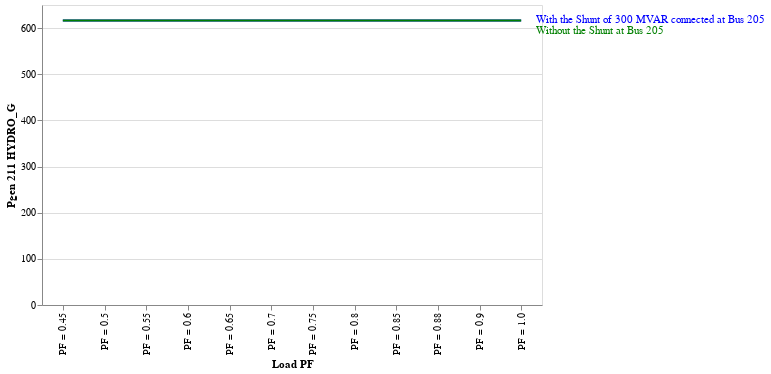

Write notebook code for a chart like this one.
### Code cell
function_plot('Pgen 211 HYDRO_G_x','Pgen 211 HYDRO_G_x','Pgen 211 HYDRO_G')

### Figure 1 — Vega-Lite specification as saved in the notebook (floating-point values rounded to 4 significant figures)
{"config": {"view": {"continuousWidth": 300, "continuousHeight": 300}}, "layer": [{"mark": {"type": "line", "color": "blue"}, "encoding": {"x": {"field": "load_PF", "title": "Load PF", "type": "nominal"}, "y": {"field": "Pgen 211 HYDRO_G_x", "title": "Pgen 211 HYDRO_G", "type": "quantitative"}}}, {"mark": {"type": "text", "align": "left", "color": "blue", "dx": 15, "dy": -1}, "encoding": {"text": {"condition": {"test": "(datum.load_PF === 'PF = 1.0')", "value": "With the Shunt of 300 MVAR connected at Bus 205"}, "value": ""}, "x": {"field": "load_PF", "title": "Load PF", "type": "nominal"}, "y": {"field": "Pgen 211 HYDRO_G_x", "title": "Pgen 211 HYDRO_G", "type": "quantitative"}}}, {"layer": [{"mark": {"type": "line", "color": "green"}, "encoding": {"x": {"field": "load_PF", "title": "Load PF", "type": "nominal"}, "y": {"field": "Pgen 211 HYDRO_G_x", "title": "Pgen 211 HYDRO_G", "type": "quantitative"}}}, {"mark": {"type": "text", "align": "left", "color": "green", "dx": 15, "dy": 10}, "encoding": {"text": {"condition": {"test": "(datum.load_PF === 'PF = 1.0')", "value": "Without the Shunt at Bus 205"}, "value": ""}, "x": {"field": "load_PF", "title": "Load PF", "type": "nominal"}, "y": {"field": "Pgen 211 HYDRO_G_x", "title": "Pgen 211 HYDRO_G", "type": "quantitative"}}}]}], "data": {"name": "data-5b2813c09dcc29f8c5754bcd1bad10f1"}, "width": 500, "$schema": "https://vega.github.io/schema/vega-lite/v5.20.1.json", "datasets": {"data-5b2813c09dcc29f8c5754bcd1bad10f1": [{"load_PF": "PF = 0.45", "Bus Voltage_x": 0.88, "Maximum Incremental Transfer_x": 500, "Load Pmax_x": 520.0, "Load Qmax_x": 1032.0, "Pgen 206 URBGEN_x": 137.0, "Qgen 206 URBGEN_x": 600.0, "Pgen 211 HYDRO_G_x": 616.2, "Qgen 211 HYDRO_G_x": 396.1, "Bus Voltage_y": 0.84, "Maximum Incremental Transfer_y": 400, "Load Pmax_y": 420.0, "Load Qmax_y": 833.5, "Pgen 206 URBGEN_y": 39.85, "Qgen 206 URBGEN_y": 600.0, "Pgen 211 HYDRO_G_y": 616.2, "Qgen 211 HYDRO_G_y": 400.0}, {"load_PF": "PF = 0.5", "Bus Voltage_x": 0.88, "Maximum Incremental Transfer_x": 570, "Load Pmax_x": 590.0, "Load Qmax_x": 1022.0, "Pgen 206 URBGEN_x": 205.5, "Qgen 206 URBGEN_x": 600.0, "Pgen 211 HYDRO_G_x": 616.2, "Qgen 211 HYDRO_G_x": 384.2, "Bus Voltage_y": 0.84, "Maximum Incremental Transfer_y": 460, "Load Pmax_y": 480.0, "Load Qmax_y": 831.4, "Pgen 206 URBGEN_y": 99.93, "Qgen 206 URBGEN_y": 600.0, "Pgen 211 HYDRO_G_y": 616.2, "Qgen 211 HYDRO_G_y": 400.0}, {"load_PF": "PF = 0.55", "Bus Voltage_x": 0.88, "Maximum Incremental Transfer_x": 650, "Load Pmax_x": 670.0, "Load Qmax_x": 1017.0, "Pgen 206 URBGEN_x": 284.3, "Qgen 206 URBGEN_x": 600.0, "Pgen 211 HYDRO_G_x": 616.2, "Qgen 211 HYDRO_G_x": 386.6, "Bus Voltage_y": 0.85, "Maximum Incremental Transfer_y": 520, "Load Pmax_y": 540.0, "Load Qmax_y": 819.7, "Pgen 206 URBGEN_y": 159.2, "Qgen 206 URBGEN_y": 600.0, "Pgen 211 HYDRO_G_y": 616.2, "Qgen 211 HYDRO_G_y": 400.0}, {"load_PF": "PF = 0.6", "Bus Voltage_x": 0.88, "Maximum Incremental Transfer_x": 740, "Load Pmax_x": 760.0, "Load Qmax_x": 1013.0, "Pgen 206 URBGEN_x": 378.9, "Qgen 206 URBGEN_x": 600.0, "Pgen 211 HYDRO_G_x": 616.2, "Qgen 211 HYDRO_G_x": 396.7, "Bus Voltage_y": 0.83, "Maximum Incremental Transfer_y": 600, "Load Pmax_y": 620.0, "Load Qmax_y": 826.5, "Pgen 206 URBGEN_y": 239.8, "Qgen 206 URBGEN_y": 600.0, "Pgen 211 HYDRO_G_y": 616.2, "Qgen 211 HYDRO_G_y": 400.0}, {"load_PF": "PF = 0.65", "Bus Voltage_x": 0.88, "Maximum Incremental Transfer_x": 830, "Load Pmax_x": 850.0, "Load Qmax_x": 993.6, "Pgen 206 URBGEN_x": 468.6, "Qgen 206 URBGEN_x": 600.0, "Pgen 211 HYDRO_G_x": 616.2, "Qgen 211 HYDRO_G_x": 381.9, "Bus Voltage_y": 0.84, "Maximum Incremental Transfer_y": 680, "Load Pmax_y": 700.0, "Load Qmax_y": 818.3, "Pgen 206 URBGEN_y": 319.1, "Qgen 206 URBGEN_y": 600.0, "Pgen 211 HYDRO_G_y": 616.2, "Qgen 211 HYDRO_G_y": 400.0}, {"load_PF": "PF = 0.7", "Bus Voltage_x": 0.88, "Maximum Incremental Transfer_x": 940, "Load Pmax_x": 960.0, "Load Qmax_x": 979.2, "Pgen 206 URBGEN_x": 576.3, "Qgen 206 URBGEN_x": 600.0, "Pgen 211 HYDRO_G_x": 616.2, "Qgen 211 HYDRO_G_x": 382.4, "Bus Voltage_y": 0.84, "Maximum Incremental Transfer_y": 770, "Load Pmax_y": 790.0, "Load Qmax_y": 805.8, "Pgen 206 URBGEN_y": 408.9, "Qgen 206 URBGEN_y": 600.0, "Pgen 211 HYDRO_G_y": 616.2, "Qgen 211 HYDRO_G_y": 400.0}, {"load_PF": "PF = 0.75", "Bus Voltage_x": 0.88, "Maximum Incremental Transfer_x": 1070, "Load Pmax_x": 1090.0, "Load Qmax_x": 960.8, "Pgen 206 URBGEN_x": 705.3, "Qgen 206 URBGEN_x": 600.0, "Pgen 211 HYDRO_G_x": 616.2, "Qgen 211 HYDRO_G_x": 395.2, "Bus Voltage_y": 0.85, "Maximum Incremental Transfer_y": 870, "Load Pmax_y": 890.0, "Load Qmax_y": 784.5, "Pgen 206 URBGEN_y": 508.9, "Qgen 206 URBGEN_y": 600.0, "Pgen 211 HYDRO_G_y": 616.2, "Qgen 211 HYDRO_G_y": 400.0}, {"load_PF": "PF = 0.8", "Bus Voltage_x": 0.88, "Maximum Incremental Transfer_x": 1210, "Load Pmax_x": 1230.0, "Load Qmax_x": 922.5, "Pgen 206 URBGEN_x": 855.0, "Qgen 206 URBGEN_x": 600.0, "Pgen 211 HYDRO_G_x": 616.2, "Qgen 211 HYDRO_G_x": 385.5, "Bus Voltage_y": 0.85, "Maximum Incremental Transfer_y": 1000, "Load Pmax_y": 1020.0, "Load Qmax_y": 765.0, "Pgen 206 URBGEN_y": 639.0, "Qgen 206 URBGEN_y": 600.0, "Pgen 211 HYDRO_G_y": 616.2, "Qgen 211 HYDRO_G_y": 400.0}, {"load_PF": "PF = 0.85", "Bus Voltage_x": 0.92, "Maximum Incremental Transfer_x": 1260, "Load Pmax_x": 1280.0, "Load Qmax_x": 793.0, "Pgen 206 URBGEN_x": 893.4, "Qgen 206 URBGEN_x": 600.0, "Pgen 211 HYDRO_G_x": 616.2, "Qgen 211 HYDRO_G_x": 171.6, "Bus Voltage_y": 0.86, "Maximum Incremental Transfer_y": 1150, "Load Pmax_y": 1170.0, "Load Qmax_y": 724.8, "Pgen 206 URBGEN_y": 789.1, "Qgen 206 URBGEN_y": 600.0, "Pgen 211 HYDRO_G_y": 616.2, "Qgen 211 HYDRO_G_y": 400.0}, {"load_PF": "PF = 0.88", "Bus Voltage_x": 0.95, "Maximum Incremental Transfer_x": 1260, "Load Pmax_x": 1280.0, "Load Qmax_x": 690.6, "Pgen 206 URBGEN_x": 892.9, "Qgen 206 URBGEN_x": 600.0, "Pgen 211 HYDRO_G_x": 616.2, "Qgen 211 HYDRO_G_x": 20.59, "Bus Voltage_y": 0.87, "Maximum Incremental Transfer_y": 1260, "Load Pmax_y": 1280.0, "Load Qmax_y": 690.6, "Pgen 206 URBGEN_y": 899.1, "Qgen 206 URBGEN_y": 600.0, "Pgen 211 HYDRO_G_y": 616.2, "Qgen 211 HYDRO_G_y": 400.0}, {"load_PF": "PF = 0.9", "Bus Voltage_x": 0.97, "Maximum Incremental Transfer_x": 1260, "Load Pmax_x": 1280.0, "Load Qmax_x": 619.5, "Pgen 206 URBGEN_x": 892.5, "Qgen 206 URBGEN_x": 600.0, "Pgen 211 HYDRO_G_x": 616.2, "Qgen 211 HYDRO_G_x": -70.6, "Bus Voltage_y": 0.9, "Maximum Incremental Transfer_y": 1260, "Load Pmax_y": 1280.0, "Load Qmax_y": 619.5, "Pgen 206 URBGEN_y": 898.8, "Qgen 206 URBGEN_y": 600.0, "Pgen 211 HYDRO_G_y": 616.2, "Qgen 211 HYDRO_G_y": 289.4}, {"load_PF": "PF = 1.0", "Bus Voltage_x": 0.99, "Maximum Incremental Transfer_x": 1260, "Load Pmax_x": 1280.0, "Load Qmax_x": 0.0, "Pgen 206 URBGEN_x": 889.0, "Qgen 206 URBGEN_x": 0.0, "Pgen 211 HYDRO_G_x": 616.2, "Qgen 211 HYDRO_G_x": -100.0, "Bus Voltage_y": 0.98, "Maximum Incremental Transfer_y": 1260, "Load Pmax_y": 1280.0, "Load Qmax_y": 0.0, "Pgen 206 URBGEN_y": 888.8, "Qgen 206 URBGEN_y": 275.5, "Pgen 211 HYDRO_G_y": 616.2, "Qgen 211 HYDRO_G_y": -100.0}]}}
